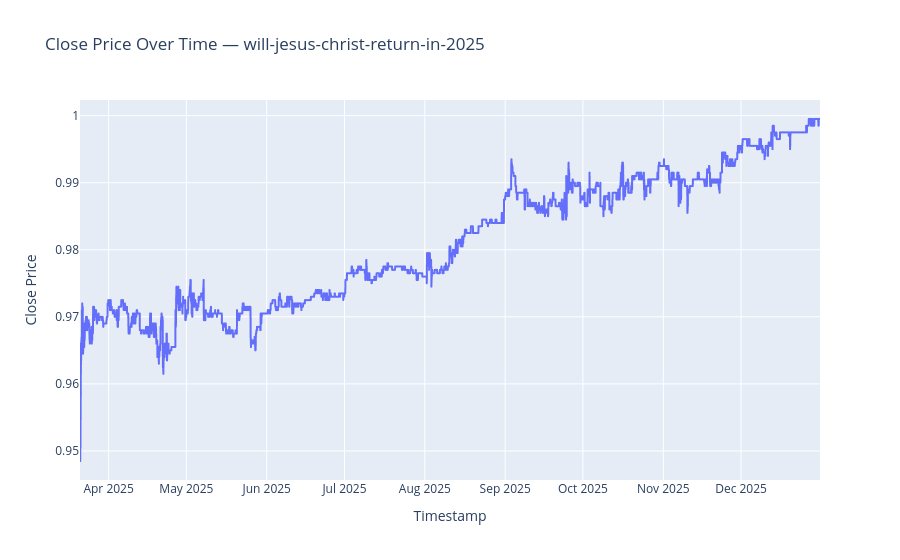

The code cell stored with this chart in its notebook:
### Code cell
import plotly.express as px

fig = px.line(
    market_data.df,
    x='timestamp_formatted',
    y='close',
    title=f'Close Price Over Time — {SLUG}',
    labels={'timestamp_formatted': 'Timestamp', 'close': 'Close Price'},
)
fig.update_layout(xaxis_title='Timestamp', yaxis_title='Close Price')
fig.show()

### Figure 1 — Plotly figure (JSON) as saved in the notebook; plotly's stock layout.template omitted (floating-point values rounded to 4 significant figures; data arrays with more than 128 entries replaced by an {"elided": "..."} marker saying what was removed)
{"data": [{"hovertemplate": "Timestamp=%{x}<br>Close Price=%{y}<extra></extra>", "legendgroup": "", "line": {"color": "#636efa", "dash": "solid"}, "marker": {"symbol": "circle"}, "mode": "lines", "name": "", "showlegend": false, "type": "scattergl", "x": {"elided": "6845 str values"}, "xaxis": "x", "y": {"elided": "6845 float values"}, "yaxis": "y"}], "layout": {"legend": {"tracegroupgap": 0}, "title": {"text": "Close Price Over Time — will-jesus-christ-return-in-2025"}, "xaxis": {"anchor": "y", "domain": [0, 1], "title": {"text": "Timestamp"}}, "yaxis": {"anchor": "x", "domain": [0, 1], "title": {"text": "Close Price"}}}}
